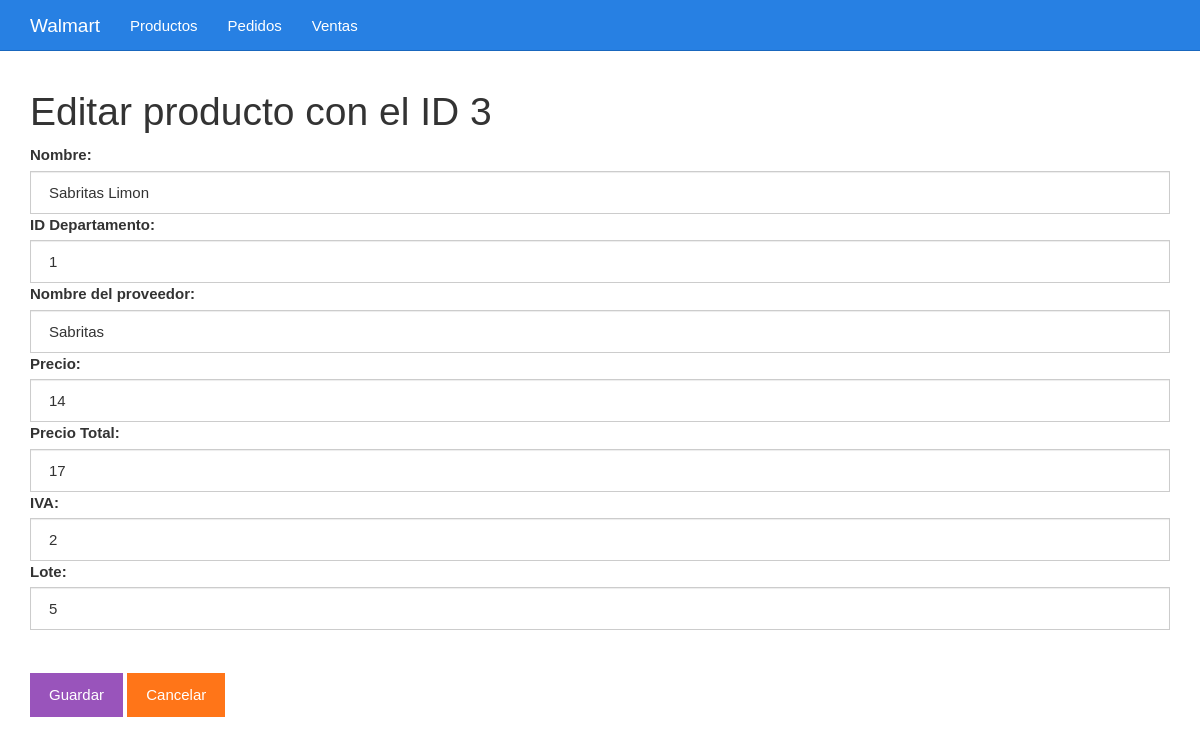
The app's page /editar.php?id=3 with its own data.
### tables this page shows
CREATE TABLE `tbl_productos` (
  `id_p` int(4) NOT NULL,
  `nom_pro` varchar(100) NOT NULL,
  `id_dep` int(4) NOT NULL,
  `proveedor` varchar(100) NOT NULL,
  `precio` int(10) NOT NULL,
  `precio_total` float(12,2) NOT NULL,
  `iva` float(10,2) NOT NULL,
  `lote` int(4) NOT NULL
);

### editar.php (the view, shortened to what this page needs)
<?php
$id = $_GET["id"];
include_once "base_de_datos.php";
$sentencia = $base_de_datos->prepare("SELECT * FROM tbl_productos WHERE id_p = ?;");
$sentencia->execute([$id]);
$producto = $sentencia->fetch(PDO::FETCH_OBJ);
?>
<?php include_once "encabezado.php" ?>
	<div class="col-xs-12">
		<h1>Editar producto con el ID <?php echo $producto->id_p; ?></h1>
		<form method="post" action="guardarDatosEditados.php">
			<label for="nom_pro">Nombre:</label>
			<input value="<?php echo $producto->nom_pro ?>" class="form-control" name="nom_pro" required type="text" id="nom_pro" placeholder="Nombre">
			<label for="id_dep">ID Departamento:</label>
			<input value="<?php echo $producto->id_dep ?>" class="form-control" name="id_dep" required type="number" id="id_dep" placeholder="ID Departamento">
			<label for="proveedor">Nombre del proveedor:</label>
			<input value="<?php echo $producto->proveedor ?>" class="form-control" name="proveedor" required type="text" id="proveedor" placeholder="Proveedor">
			<label for="precio">Precio:</label>
			<input value="<?php echo $producto->precio ?>" class="form-control" name="precio" required type="number" id="precio" placeholder="Precio">
			<label for="precio_total">Precio Total:</label>
			<input value="<?php echo $producto->precio_total ?>" class="form-control" name="precio_total" required type="number" id="precio_total" placeholder="Precio Total">
			<label for="iva">IVA:</label>
			<input value="<?php echo $producto->iva ?>" class="form-control" name="iva" required type="number" id="iva" placeholder="IVA">
			<label for="lote">Lote:</label>
			<input value="<?php echo $producto->lote ?>" class="form-control" name="lote" required type="number" id="lote" placeholder="Lote">
			<br><br><input class="btn btn-info" type="submit" value="Guardar">
			<a class="btn btn-warning" href="./listar.php">Cancelar</a>
		</form>
	</div>
<?php include_once "pie.php" ?>

### css/estilo.css (style rules this page uses)
body { padding-top: 70px; }

### records on screen
tbl_productos: id_p "3", nom_pro "Sabritas Limon", id_dep "1", proveedor "Sabritas", precio "14", precio_total "17", iva "2", lote "5"
